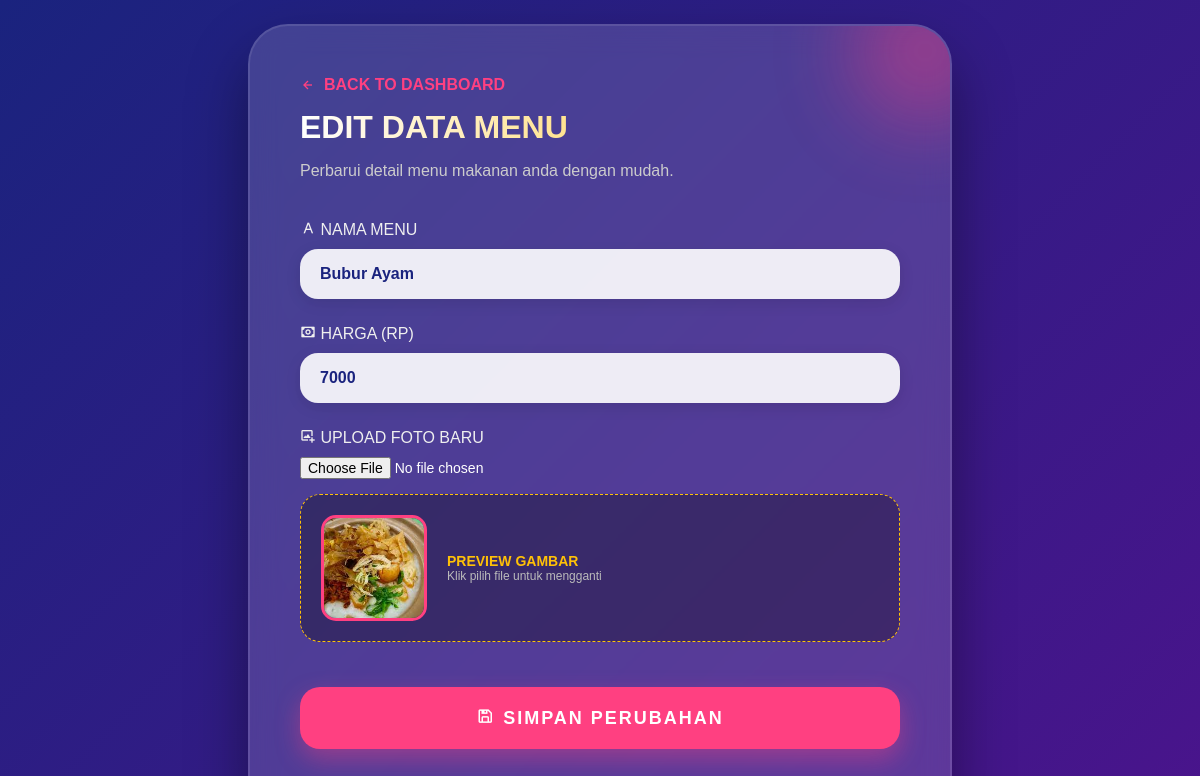
/admin/usereditmakanan.php?id=Bubur Ayam, run on the app's committed database.
### tables this page shows
CREATE TABLE `stokmakn` (
  `nama` varchar(50) NOT NULL,
  `harga` int(11) NOT NULL,
  `foto` text NOT NULL
);

### admin/usereditmakanan.php (the view, shortened to what this page needs)
<?php
include "../admin/koneksi.php";
if (isset($_GET['id'])) {
    $id_nama = $_GET['id'];
    $query = mysqli_query($kon, "SELECT * FROM stokmakn WHERE nama = '$id_nama'");
    $data = mysqli_fetch_array($query);
}
?>
<!DOCTYPE html>
<html lang="id">
<head>
    <link href='https://unpkg.com/boxicons@2.1.4/css/boxicons.min.css' rel='stylesheet'>
</head>
<body>
<div class="edit-container">
    <a href="home.php" class="back-link"><i class='bx bx-left-arrow-alt'></i> BACK TO DASHBOARD</a>
    <div class="header">
        <h1>EDIT DATA MENU</h1>
        <p style="color: #ccc;">Perbarui detail menu makanan anda dengan mudah.</p>
    </div>
    <form method="post" enctype="multipart/form-data">
        <div class="form-group">
            <label><i class='bx bx-font'></i> NAMA MENU</label>
            <input name="nama" type="text" value="<?= $data['nama']; ?>" required />
        </div>
        <div class="form-group">
            <label><i class='bx bx-money'></i> HARGA (RP)</label>
            <input name="harga" type="number" value="<?= $data['harga']; ?>" required />
        </div>
        <div class="form-group">
            <label><i class='bx bx-image-add'></i> UPLOAD FOTO BARU</label>
            <input name="foto" type="file" accept="image/*" onchange="previewImage(event)" />
            <div class="preview-section">
                <div id="imagePreview">
                    <img src="../img/<?= $data['foto']; ?>">
                </div>
                <div style="margin-left: 20px;">
                    <p style="margin: 0; font-size: 14px; font-weight: 700; color: var(--accent-yellow);">PREVIEW GAMBAR</p>
                    <p style="margin: 0; font-size: 12px; color: #bbb;">Klik pilih file untuk mengganti</p>
                </div>
            </div>
        </div>
        <button type="submit" name="update" class="btn-update">
            <i class='bx bx-save'></i> SIMPAN PERUBAHAN
        </button>
    </form>
</div>
</body>
</html>

### admin/usereditmakanan.php (style rules this page uses)
:root { --bg-main: #1a237e; --bg-gradient: linear-gradient(135deg, #1a237e 0%, #4a148c 100%); --accent-pink: #ff4081; --accent-yellow: #ffc107; --glass-white: rgba(255, 255, 255, 0.15); }
body { font-family: 'Poppins', sans-serif; background: var(--bg-gradient); color: white; display: flex; justify-content: center; align-items: center; min-height: 100vh; margin: 0; padding: 20px; }
.edit-container { background: var(--glass-white); backdrop-filter: blur(15px); border: 2px solid rgba(255, 255, 255, 0.1); padding: 50px; border-radius: 40px; width: 100%; max-width: 600px; box-shadow: 0 30px 60px rgba(0, 0, 0, 0.4); position: relative; overflow: hidden; }
.edit-container::before { content: ''; position: absolute; top: -50px; right: -50px; width: 150px; height: 150px; background: var(--accent-pink); border-radius: 50%; filter: blur(40px); opacity: 0.4; }
.header { text-align: left; margin-bottom: 40px; }
.header h1 { font-size: 32px; margin: 5px 0; background: linear-gradient(to right, #fff, var(--accent-yellow)); -webkit-background-clip: text; -webkit-text-fill-color: transparent; font-weight: 800; }
.back-link { color: var(--accent-pink); text-decoration: none; font-weight: 600; display: inline-flex; align-items: center; gap: 8px; margin-bottom: 10px; transition: 0.3s; }
.form-group { margin-bottom: 25px; }
.form-group label { display: block; margin-bottom: 10px; font-size: 16px; font-weight: 500; color: #efefef; }
.form-group input[type="text"], .form-group input[type="number"] { width: 100%; padding: 16px 20px; background: rgba(255, 255, 255, 0.9); border: none; border-radius: 18px; color: #1a237e; font-size: 16px; font-weight: 600; box-sizing: border-box; outline: none; box-shadow: 0 4px 15px rgba(0,0,0,0.1); }
.preview-section { display: flex; align-items: center; background: rgba(0, 0, 0, 0.3); padding: 20px; border-radius: 20px; margin-top: 15px; border: 1px dashed var(--accent-yellow); }
#imagePreview img { width: 100px; height: 100px; border-radius: 15px; object-fit: cover; border: 3px solid var(--accent-pink); }
.btn-update { width: 100%; padding: 20px; background: var(--accent-pink); border: none; border-radius: 20px; color: white; font-size: 18px; font-weight: 800; text-transform: uppercase; letter-spacing: 2px; cursor: pointer; transition: 0.4s; margin-top: 20px; box-shadow: 0 10px 25px rgba(255, 64, 129, 0.4); }
input[type="file"] { color: white; font-size: 14px; }

### data on the page
stokmakn: nama "Bubur Ayam", harga "7000", foto (picture)
